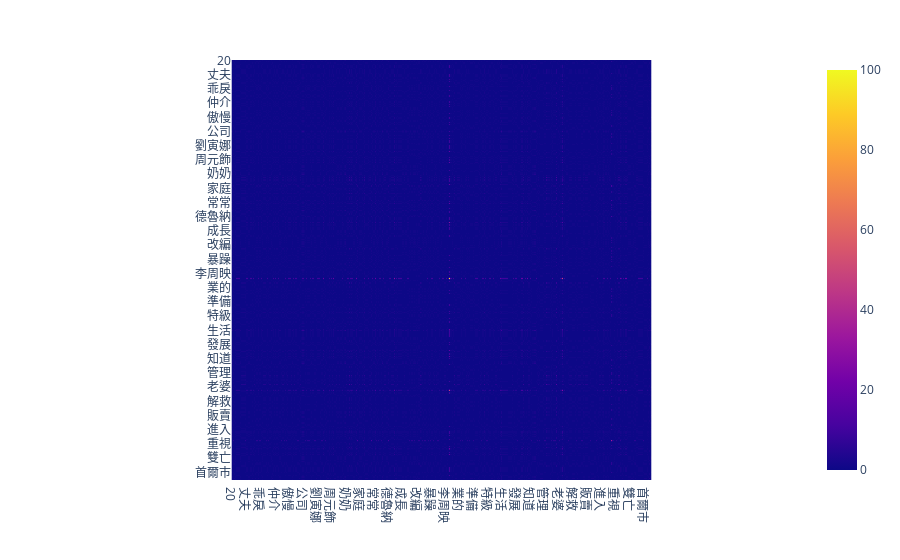

The notebook cell this image was saved under:
### Code cell
import plotly.express as px
px.imshow(coocc)

### Figure 1 — Plotly figure (JSON) as saved in the notebook; plotly's stock layout.template omitted (floating-point values rounded to 4 significant figures; data arrays with more than 128 entries replaced by an {"elided": "..."} marker saying what was removed)
{"data": [{"coloraxis": "coloraxis", "hovertemplate": "x: %{x}<br>y: %{y}<br>color: %{z}<extra></extra>", "name": "0", "type": "heatmap", "x": {"elided": "355 str values"}, "xaxis": "x", "y": {"elided": "355 str values"}, "yaxis": "y", "z": {"elided": "355x355 int values"}}], "layout": {"coloraxis": {"colorscale": [[0, "#0d0887"], [0.1111, "#46039f"], [0.2222, "#7201a8"], [0.3333, "#9c179e"], [0.4444, "#bd3786"], [0.5556, "#d8576b"], [0.6667, "#ed7953"], [0.7778, "#fb9f3a"], [0.8889, "#fdca26"], [1, "#f0f921"]]}, "margin": {"t": 60}, "xaxis": {"anchor": "y", "constrain": "domain", "domain": [0, 1], "scaleanchor": "y"}, "yaxis": {"anchor": "x", "autorange": "reversed", "constrain": "domain", "domain": [0, 1]}}}
